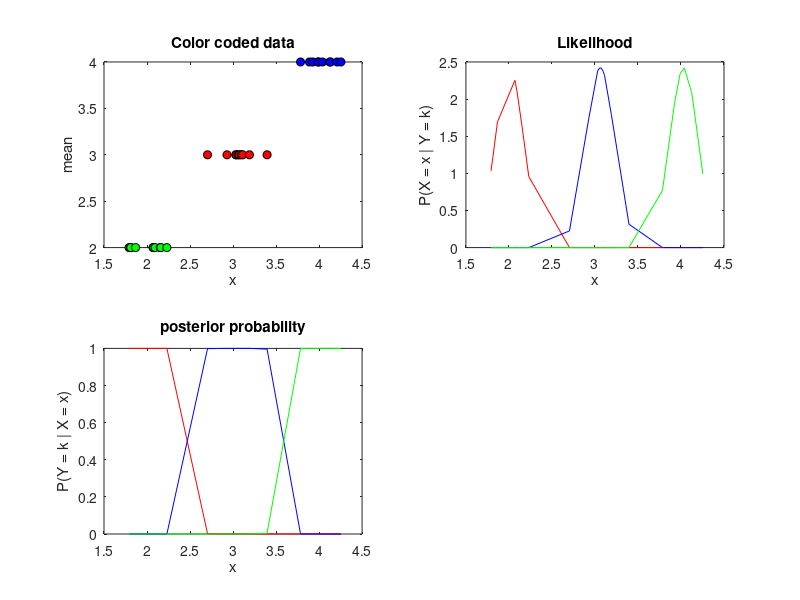
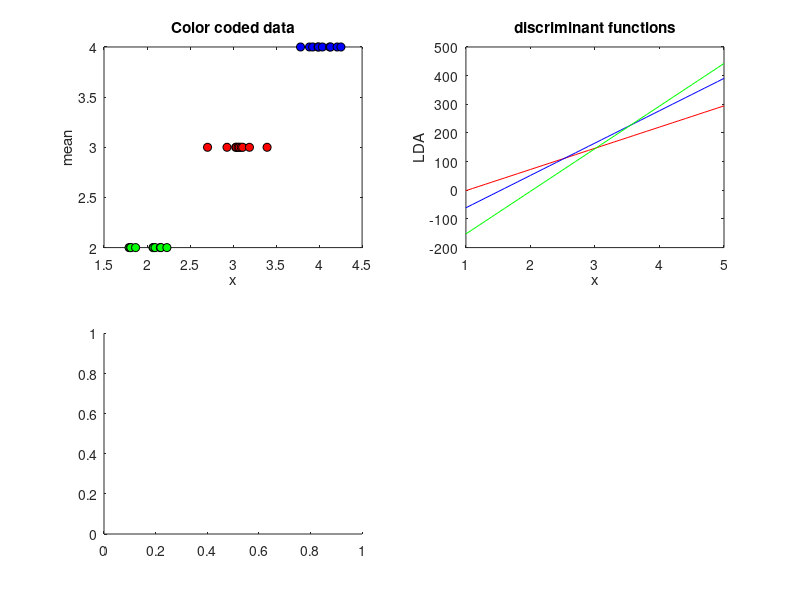

The MATLAB source for these figures, in order: (Note: this script raises an error after producing the figures.)
clear all
clc
x=zeros(30,1);
x([1:10],:)=normrnd(2,0.2,[10 1]);
x([1:10],:)=sort(x([1:10],:));
x([11:20],:)=normrnd(3,0.2,[10 1]);
x([11:20],:)=sort(x([11:20],:));
x([21:30],:)=normrnd(4,0.2,[10 1]);
x([21:30],:)=sort(x([21:30],:));

i=1;
test=[];
while i<=5.0
    test=[test i];
    i=i+0.1;
end
y=[0 0 0 0 0 0 0 0 0 0];
subplot(2,2,1)

plot(x([1:10],:),2,'ok','MarkerFaceColor','g');
hold on
plot(x([11:20],:),3,'ok','MarkerFaceColor','r');
hold on
plot(x([21:30],:),4,'ok','MarkerFaceColor','b');
xlabel('x')
ylabel('mean')
title('Color coded data')
%hold on
s=0;
mean(x([1:10],:));
s=norm(x([1:10],:)-mean(x([1:10],:)))^2+norm(x([11:20],:)-mean(x([11:20],:)))^2+norm(x([21:30],:)-mean(x([21:30],:)))^2;
s=s/27;

 for k=1:3    
     u(k)=mean(x([10*(k-1)+1:10*k],:));
 end
%     
%     for i=10*(k-1)+1:10*k
%         i
%         s=s+(x(i)-u(k))*(x(i)-u(k));
%     end
% end
% s=s/(27);
color(1)='r';
color(2)='b';
color(3)='g';

subplot(2,2,2)
for k=1:3
    for i=1:30
        h(k,i)=exp(-0.5*(x(i)-u(k))*inv(s)*(x(i)-u(k)))/(sqrt(2*pi*s));

    end
 %   h(:,[10*(k-1)+1:10*k])=sort(h(:,[10*(k-1)+1:10*k]))
    plot(x,h(k,:),color(k));
    
    hold on
end
title('Likelihood')
    ylabel('P(X = x | Y = k)')
    xlabel('x')
subplot(2,2,3)
for k=1:3
    for i=1:30
        p(k,i)=(h(k,i))/(h(1,i)+h(2,i)+h(3,i));
    end
    plot(x,p(k,:),color(k));
    hold on
end
ylabel('P(Y = k | X = x)');
title('posterior probability');
xlabel('x')

figure
subplot(2,2,1)
plot(x([1:10],:),2,'ok','MarkerFaceColor','g');
hold on
plot(x([11:20],:),3,'ok','MarkerFaceColor','r');
hold on
plot(x([21:30],:),4,'ok','MarkerFaceColor','b');
xlabel('x')
ylabel('mean')
title('Color coded data')


subplot(2,2,2)
for k=1:3
    for i=1:41
        d(k,i)=test(i)*inv(s)*u(k)-0.5*u(k)*inv(s)*u(k)+log(1.0/3.0);
    end
    plot(test,d(k,:),color(k))
    hold on
end
title('discriminant functions')
xlabel('x')
ylabel('LDA')

subplot(2,2,3)

for i=1:41
    cl(i)=ma(d(1,i),d(2,i),d(3,i));
    if (cl(i)==1)
        plot(test(i),d(1,i),'ok','MarkerFaceColor','g');
        hold on
    elseif (cl(i)==2)
        plot(test(i),d(2,i),'ok','MarkerFaceColor','r');
        hold on
    elseif (cl(i)==3)
        plot(test(i),d(3,i),'ok','MarkerFaceColor','b');
        hold on
    end
    hold on
end

title('class predicted')
xlabel('x')
ylabel('LDA')